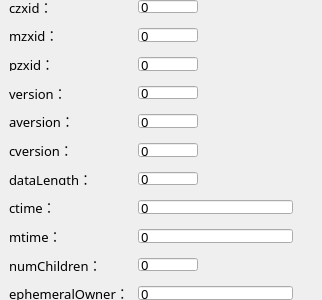
        <widget class="QWidget" name="gridWidget_1_1_r" native="true">
         <property name="minimumSize">
          <size>
           <width>0</width>
           <height>300</height>
          </size>
         </property>
         <property name="maximumSize">
          <size>
           <width>16777215</width>
           <height>300</height>
          </size>
         </property>
         <layout class="QGridLayout" name="gridLayout">
          <property name="leftMargin">
           <number>9</number>
          </property>
          <property name="topMargin">
           <number>0</number>
          </property>
          <property name="rightMargin">
           <number>9</number>
          </property>
          <property name="bottomMargin">
           <number>0</number>
          </property>
          <property name="horizontalSpacing">
           <number>9</number>
          </property>
          <property name="verticalSpacing">
           <number>15</number>
          </property>
          <item row="3" column="1">
           <widget class="QLineEdit" name="lineEdit_mzxid">
            <property name="minimumSize">
             <size>
              <width>60</width>
              <height>0</height>
             </size>
            </property>
            <property name="maximumSize">
             <size>
              <width>60</width>
              <height>16777215</height>
             </size>
            </property>
            <property name="font">
             <font>
              <family>OPPOSans B</family>
              <pointsize>10</pointsize>
              <stylestrategy>PreferAntialias</stylestrategy>
             </font>
            </property>
            <property name="text">
             <string>0</string>
            </property>
            <property name="readOnly">
             <bool>true</bool>
            </property>
           </widget>
          </item>
          <item row="4" column="1">
           <widget class="QLineEdit" name="lineEdit_pzxid">
            <property name="minimumSize">
             <size>
              <width>60</width>
              <height>0</height>
             </size>
            </property>
            <property name="maximumSize">
             <size>
              <width>60</width>
              <height>16777215</height>
             </size>
            </property>
            <property name="font">
             <font>
              <family>OPPOSans B</family>
              <pointsize>10</pointsize>
              <stylestrategy>PreferAntialias</stylestrategy>
             </font>
            </property>
            <property name="text">
             <string>0</string>
            </property>
            <property name="readOnly">
             <bool>true</bool>
            </property>
           </widget>
          </item>
          <item row="5" column="1">
           <widget class="QLineEdit" name="lineEdit_version">
            <property name="minimumSize">
             <size>
              <width>60</width>
              <height>0</height>
             </size>
            </property>
            <property name="maximumSize">
             <size>
              <width>60</width>
              <height>16777215</height>
             </size>
            </property>
            <property name="font">
             <font>
              <family>OPPOSans B</family>
              <pointsize>10</pointsize>
              <stylestrategy>PreferAntialias</stylestrategy>
             </font>
            </property>
            <property name="text">
             <string>0</string>
            </property>
            <property name="readOnly">
             <bool>true</bool>
            </property>
           </widget>
          </item>
          <item row="6" column="1">
           <widget class="QLineEdit" name="lineEdit_aversion">
            <property name="minimumSize">
             <size>
              <width>60</width>
              <height>0</height>
             </size>
            </property>
            <property name="maximumSize">
             <size>
              <width>60</width>
              <height>16777215</height>
             </size>
            </property>
            <property name="font">
             <font>
              <family>OPPOSans B</family>
              <pointsize>10</pointsize>
              <stylestrategy>PreferAntialias</stylestrategy>
             </font>
            </property>
            <property name="text">
             <string>0</string>
            </property>
            <property name="readOnly">
             <bool>true</bool>
            </property>
           </widget>
          </item>
          <item row="7" column="0">
           <widget class="QLabel" name="label_cversion">
            <property name="font">
             <font>
              <family>OPPOSans B</family>
              <pointsize>10</pointsize>
              <stylestrategy>PreferAntialias</stylestrategy>
             </font>
            </property>
            <property name="text">
             <string>cversion：</string>
            </property>
           </widget>
          </item>
          <item row="6" column="0">
           <widget class="QLabel" name="label_aversion">
            <property name="font">
             <font>
              <family>OPPOSans B</family>
              <pointsize>10</pointsize>
              <stylestrategy>PreferAntialias</stylestrategy>
             </font>
            </property>
            <property name="text">
             <string>aversion：</string>
            </property>
           </widget>
          </item>
          <item row="7" column="1">
           <widget class="QLineEdit" name="lineEdit_cversion">
            <property name="minimumSize">
             <size>
              <width>60</width>
              <height>0</height>
             </size>
            </property>
            <property name="maximumSize">
             <size>
              <width>60</width>
              <height>16777215</height>
             </size>
            </property>
            <property name="font">
             <font>
              <family>OPPOSans B</family>
              <pointsize>10</pointsize>
              <stylestrategy>PreferAntialias</stylestrategy>
             </font>
            </property>
            <property name="text">
             <string>0</string>
            </property>
            <property name="readOnly">
             <bool>true</bool>
            </property>
           </widget>
          </item>
          <item row="4" column="0">
           <widget class="QLabel" name="label_pzxid">
            <property name="font">
             <font>
              <family>OPPOSans B</family>
              <pointsize>10</pointsize>
              <stylestrategy>PreferAntialias</stylestrategy>
             </font>
            </property>
            <property name="text">
             <string>pzxid：</string>
            </property>
           </widget>
          </item>
          <item row="5" column="0">
           <widget class="QLabel" name="label_version">
            <property name="font">
             <font>
              <family>OPPOSans B</family>
              <pointsize>10</pointsize>
              <stylestrategy>PreferAntialias</stylestrategy>
             </font>
            </property>
            <property name="text">
             <string>version：</string>
            </property>
           </widget>
          </item>
          <item row="2" column="1">
           <widget class="QLineEdit" name="lineEdit_czxid">
            <property name="minimumSize">
             <size>
              <width>60</width>
              <height>0</height>
             </size>
            </property>
            <property name="maximumSize">
             <size>
              <width>60</width>
              <height>16777215</height>
             </size>
            </property>
            <property name="font">
             <font>
              <family>OPPOSans B</family>
              <pointsize>10</pointsize>
              <stylestrategy>PreferAntialias</stylestrategy>
             </font>
            </property>
            <property name="text">
             <string>0</string>
            </property>
            <property name="readOnly">
             <bool>true</bool>
            </property>
           </widget>
          </item>
          <item row="3" column="0">
           <widget class="QLabel" name="label_mzxid">
            <property name="font">
             <font>
              <family>OPPOSans B</family>
              <pointsize>10</pointsize>
              <stylestrategy>PreferAntialias</stylestrategy>
             </font>
            </property>
            <property name="text">
             <string>mzxid：</string>
            </property>
           </widget>
          </item>
          <item row="8" column="0">
           <widget class="QLabel" name="label_dataLength">
            <property name="font">
             <font>
              <family>OPPOSans B</family>
              <pointsize>10</pointsize>
              <stylestrategy>PreferAntialias</stylestrategy>
             </font>
            </property>
            <property name="text">
             <string>dataLength：</string>
            </property>
           </widget>
          </item>
          <item row="8" column="1">
           <widget class="QLineEdit" name="lineEdit_dataLength">
            <property name="minimumSize">
             <size>
              <width>60</width>
              <height>0</height>
             </size>
            </property>
            <property name="maximumSize">
             <size>
              <width>60</width>
              <height>16777215</height>
             </size>
            </property>
            <property name="font">
             <font>
              <family>OPPOSans B</family>
              <pointsize>10</pointsize>
              <stylestrategy>PreferAntialias</stylestrategy>
             </font>
            </property>
            <property name="text">
             <string>0</string>
            </property>
            <property name="readOnly">
             <bool>true</bool>
            </property>
           </widget>
          </item>
          <item row="2" column="0">
           <widget class="QLabel" name="label_czxid">
            <property name="font">
             <font>
              <family>OPPOSans B</family>
              <pointsize>10</pointsize>
              <stylestrategy>PreferAntialias</stylestrategy>
             </font>
            </property>
            <property name="text">
             <string>czxid：</string>
            </property>
           </widget>
          </item>
          <item row="12" column="0">
           <widget class="QLabel" name="label_mtime">
            <property name="font">
             <font>
              <family>OPPOSans B</family>
              <pointsize>10</pointsize>
              <stylestrategy>PreferAntialias</stylestrategy>
             </font>
            </property>
            <property name="text">
             <string>mtime：</string>
            </property>
           </widget>
          </item>
          <item row="12" column="1">
           <widget class="QLineEdit" name="lineEdit_mtime">
            <property name="minimumSize">
             <size>
              <width>155</width>
              <height>0</height>
             </size>
            </property>
            <property name="maximumSize">
             <size>
              <width>155</width>
              <height>16777215</height>
             </size>
            </property>
            <property name="font">
             <font>
              <family>OPPOSans B</family>
              <pointsize>10</pointsize>
              <stylestrategy>PreferAntialias</stylestrategy>
             </font>
            </property>
            <property name="text">
             <string>0</string>
            </property>
            <property name="readOnly">
             <bool>true</bool>
            </property>
           </widget>
          </item>
          <item row="13" column="0">
           <widget class="QLabel" name="label_numChildren">
            <property name="font">
             <font>
              <family>OPPOSans B</family>
              <pointsize>10</pointsize>
              <stylestrategy>PreferAntialias</stylestrategy>
             </font>
            </property>
            <property name="text">
             <string>numChildren：</string>
            </property>
           </widget>
          </item>
          <item row="11" column="0">
           <widget class="QLabel" name="label_ctime">
            <property name="font">
             <font>
              <family>OPPOSans B</family>
              <pointsize>10</pointsize>
              <stylestrategy>PreferAntialias</stylestrategy>
             </font>
            </property>
            <property name="text">
             <string>ctime：</string>
            </property>
           </widget>
          </item>
          <item row="11" column="1">
           <widget class="QLineEdit" name="lineEdit_ctime">
            <property name="minimumSize">
             <size>
              <width>155</width>
              <height>0</height>
             </size>
            </property>
            <property name="maximumSize">
             <size>
              <width>155</width>
              <height>16777215</height>
             </size>
            </property>
            <property name="font">
             <font>
              <family>OPPOSans B</family>
              <pointsize>10</pointsize>
              <stylestrategy>PreferAntialias</stylestrategy>
             </font>
            </property>
            <property name="text">
             <string>0</string>
            </property>
            <property name="readOnly">
             <bool>true</bool>
            </property>
           </widget>
          </item>
          <item row="14" column="0">
           <widget class="QLabel" name="label_ephemeralOwner">
            <property name="font">
             <font>
              <family>OPPOSans B</family>
              <pointsize>10</pointsize>
              <stylestrategy>PreferAntialias</stylestrategy>
             </font>
            </property>
            <property name="text">
             <string>ephemeralOwner：</string>
            </property>
           </widget>
          </item>
          <item row="13" column="1">
           <widget class="QLineEdit" name="lineEdit_numChildren">
            <property name="minimumSize">
             <size>
              <width>60</width>
              <height>0</height>
             </size>
            </property>
            <property name="maximumSize">
             <size>
              <width>60</width>
              <height>16777215</height>
             </size>
            </property>
            <property name="font">
             <font>
              <family>OPPOSans B</family>
              <pointsize>10</pointsize>
              <stylestrategy>PreferAntialias</stylestrategy>
             </font>
            </property>
            <property name="text">
             <string>0</string>
            </property>
            <property name="readOnly">
             <bool>true</bool>
            </property>
           </widget>
          </item>
          <item row="14" column="1">
           <widget class="QLineEdit" name="lineEdit_ephemeralOwner">
            <property name="minimumSize">
             <size>
              <width>155</width>
              <height>0</height>
             </size>
            </property>
            <property name="maximumSize">
             <size>
              <width>60</width>
              <height>16777215</height>
             </size>
            </property>
            <property name="font">
             <font>
              <family>OPPOSans B</family>
              <pointsize>10</pointsize>
              <stylestrategy>PreferAntialias</stylestrategy>
             </font>
            </property>
            <property name="text">
             <string>0</string>
            </property>
            <property name="readOnly">
             <bool>true</bool>
            </property>
           </widget>
          </item>
          <item row="5" column="2">
           <spacer name="horizontalSpacer_3">
            <property name="orientation">
             <enum>Qt::Horizontal</enum>
            </property>
            <property name="sizeType">
             <enum>QSizePolicy::Expanding</enum>
            </property>
            <property name="sizeHint" stdset="0">
             <size>
              <width>20</width>
              <height>20</height>
             </size>
            </property>
           </spacer>
          </item>
         </layout>
        </widget>
